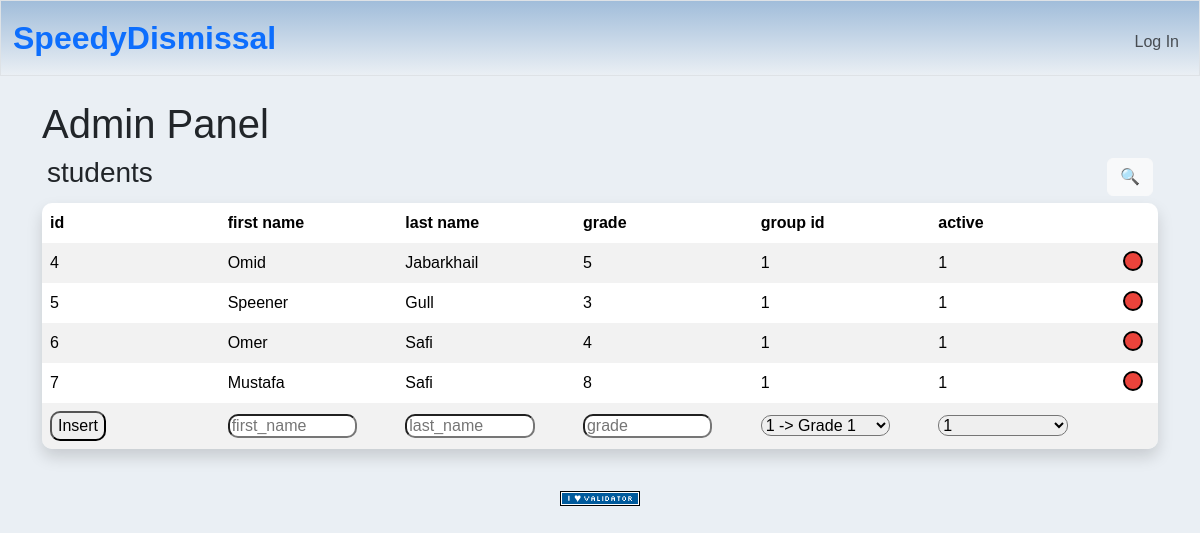
The page /admin on the database its author committed.
### tables this page shows
CREATE TABLE students (
  id         INTEGER PRIMARY KEY,
  first_name TEXT NOT NULL,
  last_name  TEXT NOT NULL,
  grade      TEXT NOT NULL,
  group_id   INTEGER REFERENCES groups(id) ON DELETE SET NULL,
  active     INTEGER NOT NULL DEFAULT 1
);

### app.py (the view)
@app.route("/admin")
def admin():
    students = db.execute("SELECT * FROM students;")
    groups = db.execute("SELECT * FROM groups;")
    return render_template("admin.html", students=students, groups=groups)

### app.py (called while the page is built)
@app.after_request
def after_request(response):
    response.headers["Cache-Control"] = "no-cache, no-store, must-revalidate"
    response.headers["Expires"] = 0
    response.headers["Pragma"] = "no-cache"
    return response

### templates/admin.html (shortened to what this page needs)
{% extends "layout.html" %}
{% block main %}
<h1>Admin Panel</h1>
<div class="search-container">
    <h3>students</h3>
    <button id="query-toggle" class="btn btn-light">🔍</button>
</div>
<div class="table-wrapper">
<table class="students table table-striped table-hover shadow" id="students">
    <thead>
        <tr>
            <th>id</th>
            <th>first name</th>
            <th>last name</th>
            <th>grade</th>
            <th>group id</th>
            <th>active</th>
            <th></th>
        </tr>
    </thead>
    <tbody>
        {% for student in students %}
        <tr id="student-{{student.id}}">
            <td id="id">{{student.id}}</td>
            <td id="first_name">{{student.first_name}}</td>
            <td id="last_name">{{student.last_name}}</td>
            <td id="grade">{{student.grade}}</td>
            <td id="group_id">{{student.group_id}}</td>
            <td id="active">{{student.active}}</td>
            <td>
                <button class="deleteEntry" data-id="{{student.id}}"></button>
            </td>
        </tr>
        {% endfor %}
        <tr class="insert-row">
            <form class="insert-form" id="insert-students">
            <td><button type="submit" >Insert</button></td>
            <td><input required type="text"  name="first_name" placeholder="first_name"></td>
            <td><input required type="text"  name="last_name" placeholder="last_name"></td>
            <td><input required type="number" name="grade" placeholder="grade"></td>
            <td>
                <select required name="group_id">
                    {% for group in groups %}
                        <option value="{{group.id}}">{{group.id}} -> {{group.name}}</option>
                    {% endfor %}
                </select>
            </td>
            <td>
                <select required name="active">
                    <option value="1">1</option>
                </select>
            </td>
            <td></td>
            </form>
        </tr>
    </tbody>
</table>
</div>
{% endblock %}

### static/styles.css (style rules this page uses)
body { font-family:'Trebuchet MS', 'Lucida Sans Unicode', 'Lucida Grande', 'Lucida Sans', Arial, sans-serif; background-color: #eaeff4; }
.search-container { display: flex; justify-content: space-between; align-items: center; margin: 5px; }
.insert-row input, .insert-row button, .insert-row select { border-radius: 10px; }
.search-row input, .insert-row input, .search-row select, .insert-row select { width: 80%; box-sizing: border-box; height: 90%; }
table.students tr, table.students tr th, table.students tr td { vertical-align: middle; }
table.students { border-radius: 10px; overflow: hidden; table-layout: fixed; }
.deleteEntry { width: 20px; height: 20px; border-radius: 50%; background-color: #e1a40a; border: none; cursor: pointer; border: 2px solid black; display: inline-block; margin: 0 5px; }
.deleteEntry { background-color: #ea433b; }
table.students td:last-child { text-align: center; vertical-align: middle; width: auto; }
table.students th:last-child, table.students td:last-child { width: 50px; }
table tr, table tr th, table tr td { border: none; }
table { border-collapse: collapse; border-radius: 10px; overflow: hidden; }

### rows shown on the page
students: id "4", first_name "Omid", last_name "Jabarkhail", grade "5", group_id "1", active "1"
students: id "5", first_name "Speener", last_name "Gull", grade "3", group_id "1", active "1"
students: id "6", first_name "Omer", last_name "Safi", grade "4", group_id "1", active "1"
students: id "7", first_name "Mustafa", last_name "Safi", grade "8", group_id "1", active "1"

### other values the page prints
form field group_id "1 -> Grade 1"
